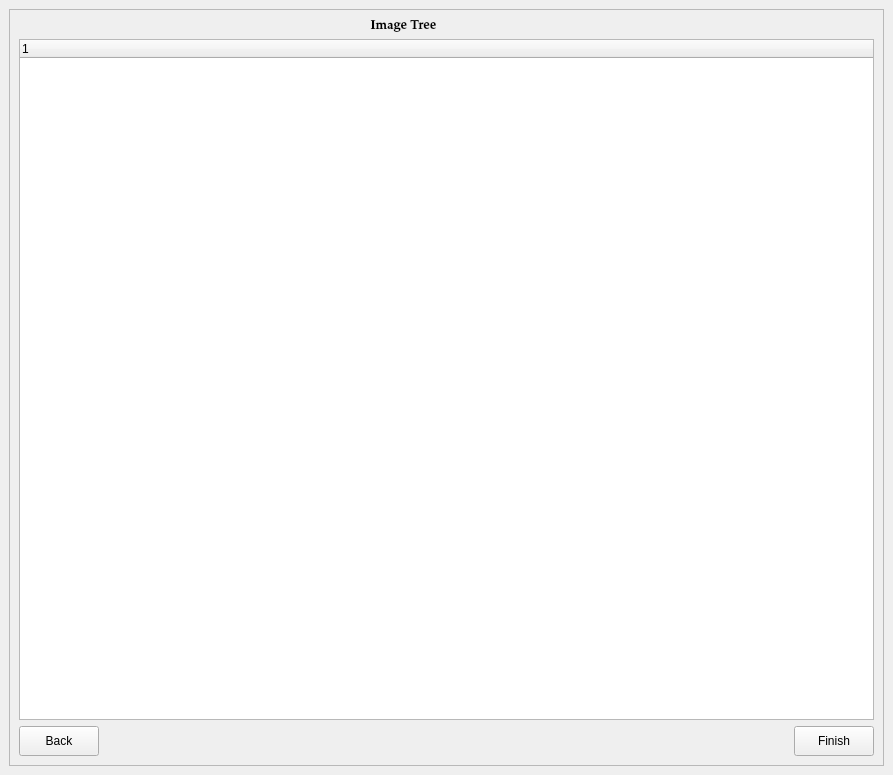
<?xml version="1.0" encoding="UTF-8"?>
<ui version="4.0">
 <class>MainWindow</class>
 <widget class="QMainWindow" name="MainWindow">
  <property name="geometry">
   <rect>
    <x>0</x>
    <y>0</y>
    <width>893</width>
    <height>775</height>
   </rect>
  </property>
  <property name="windowTitle">
   <string>LHT-Image Analyzer</string>
  </property>
  <widget class="QWidget" name="centralwidget">
   <layout class="QGridLayout" name="gridLayout">
    <item row="0" column="0">
     <widget class="QFrame" name="frame">
      <property name="frameShape">
       <enum>QFrame::StyledPanel</enum>
      </property>
      <property name="frameShadow">
       <enum>QFrame::Raised</enum>
      </property>
      <layout class="QGridLayout" name="gridLayout_2">
       <item row="2" column="0">
        <widget class="QPushButton" name="pushButton_1">
         <property name="minimumSize">
          <size>
           <width>0</width>
           <height>30</height>
          </size>
         </property>
         <property name="maximumSize">
          <size>
           <width>150</width>
           <height>50</height>
          </size>
         </property>
         <property name="text">
          <string>Back</string>
         </property>
        </widget>
       </item>
       <item row="2" column="1">
        <spacer name="horizontalSpacer">
         <property name="orientation">
          <enum>Qt::Horizontal</enum>
         </property>
         <property name="sizeHint" stdset="0">
          <size>
           <width>40</width>
           <height>20</height>
          </size>
         </property>
        </spacer>
       </item>
       <item row="0" column="0" colspan="3">
        <widget class="QLabel" name="label">
         <property name="font">
          <font>
           <family>Palatino Linotype</family>
           <pointsize>10</pointsize>
           <weight>75</weight>
           <bold>true</bold>
          </font>
         </property>
         <property name="autoFillBackground">
          <bool>true</bool>
         </property>
         <property name="inputMethodHints">
          <set>Qt::ImhNone</set>
         </property>
         <property name="lineWidth">
          <number>1</number>
         </property>
         <property name="text">
          <string>Image Tree</string>
         </property>
         <property name="textFormat">
          <enum>Qt::AutoText</enum>
         </property>
         <property name="alignment">
          <set>Qt::AlignCenter</set>
         </property>
        </widget>
       </item>
       <item row="1" column="0" colspan="4">
        <widget class="QTreeWidget" name="treeWidget">
         <property name="autoFillBackground">
          <bool>false</bool>
         </property>
         <column>
          <property name="text">
           <string notr="true">1</string>
          </property>
         </column>
        </widget>
       </item>
       <item row="2" column="3">
        <widget class="QPushButton" name="pushButton_2">
         <property name="minimumSize">
          <size>
           <width>0</width>
           <height>30</height>
          </size>
         </property>
         <property name="maximumSize">
          <size>
           <width>150</width>
           <height>50</height>
          </size>
         </property>
         <property name="text">
          <string>Finish</string>
         </property>
        </widget>
       </item>
      </layout>
     </widget>
    </item>
   </layout>
  </widget>
  <action name="actionExit">
   <property name="text">
    <string>Exit</string>
   </property>
  </action>
  <action name="actionChange_Source_Directory">
   <property name="text">
    <string>Change Source Directory</string>
   </property>
  </action>
  <action name="actionChange_Destination_Directory">
   <property name="text">
    <string>Change Destination Directory</string>
   </property>
  </action>
 </widget>
 <resources>
  <include location="UI_images/icons_ImageSort.qrc"/>
 </resources>
 <connections/>
</ui>
